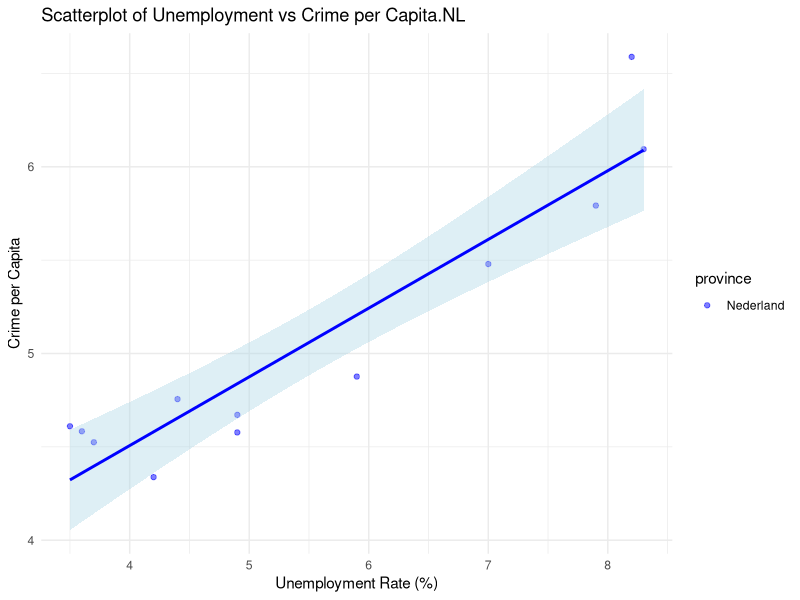

The R script that drew this image:
######################
####Initialization####
######################
library(tidyverse)
library(dplyr)
library(ggplot2)

######################
####Load Data#########   
######################

merged_panel_data_final <- read.csv("data/working_data/merged_panel_data_final.csv")


###########################################
####Filter Data to Use only Netherlands####
###########################################

NL_Data_Merged <- merged_panel_data_final %>%
  filter(province == "Nederland")





##############################
####Scatterplot+Regression####
##############################

ggplot(NL_Data_Merged, aes(x = unemployment_rate, y = crimes_per_capita)) +
  geom_point(aes(color = province), alpha = 0.5) +
  labs(title = "Scatterplot of Unemployment vs Crime per Capita.NL",
       x = "Unemployment Rate (%)",
       y = "Crime per Capita") +
  theme_minimal() +
  scale_color_manual(values = "Blue") +
  theme(legend.position = "right")+
  # Adding a linear regression line
  geom_smooth(method = "lm", se = TRUE, color = "Blue", fill = "lightblue")